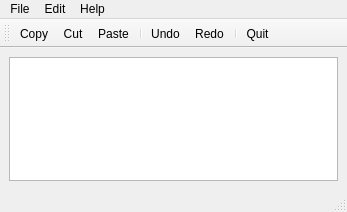
<?xml version="1.0" encoding="UTF-8"?>
<ui version="4.0">
 <class>MainWindow</class>
 <widget class="QMainWindow" name="MainWindow">
  <property name="geometry">
   <rect>
    <x>0</x>
    <y>0</y>
    <width>347</width>
    <height>212</height>
   </rect>
  </property>
  <property name="windowTitle">
   <string>MainWindow</string>
  </property>
  <widget class="QWidget" name="centralwidget">
   <layout class="QVBoxLayout" name="verticalLayout">
    <item>
     <widget class="QTextEdit" name="textEdit"/>
    </item>
   </layout>
  </widget>
  <widget class="QMenuBar" name="menubar">
   <property name="geometry">
    <rect>
     <x>0</x>
     <y>0</y>
     <width>347</width>
     <height>17</height>
    </rect>
   </property>
   <widget class="QMenu" name="menufile">
    <property name="title">
     <string>File</string>
    </property>
    <addaction name="actionCopy"/>
    <addaction name="actionQuit"/>
   </widget>
   <widget class="QMenu" name="menuEdit">
    <property name="title">
     <string>Edit</string>
    </property>
    <addaction name="actionCopy"/>
    <addaction name="separator"/>
    <addaction name="actionCut"/>
    <addaction name="actionPaste"/>
    <addaction name="separator"/>
    <addaction name="actionUndo"/>
    <addaction name="actionRedo"/>
   </widget>
   <widget class="QMenu" name="menuHelp">
    <property name="title">
     <string>Help</string>
    </property>
    <addaction name="actionAbout"/>
    <addaction name="actionAbout_Qt"/>
   </widget>
   <addaction name="menufile"/>
   <addaction name="menuEdit"/>
   <addaction name="menuHelp"/>
  </widget>
  <widget class="QStatusBar" name="statusbar"/>
  <widget class="QToolBar" name="toolBar">
   <property name="windowTitle">
    <string>toolBar</string>
   </property>
   <attribute name="toolBarArea">
    <enum>TopToolBarArea</enum>
   </attribute>
   <attribute name="toolBarBreak">
    <bool>false</bool>
   </attribute>
   <addaction name="actionCopy"/>
   <addaction name="actionCut"/>
   <addaction name="actionPaste"/>
   <addaction name="separator"/>
   <addaction name="actionUndo"/>
   <addaction name="actionRedo"/>
   <addaction name="separator"/>
   <addaction name="actionQuit"/>
  </widget>
  <action name="actionQuit">
   <property name="icon">
    <iconset resource="resource.qrc">
     <normaloff>:/images/quitIcon.png</normaloff>:/images/quitIcon.png</iconset>
   </property>
   <property name="text">
    <string>Quit</string>
   </property>
  </action>
  <action name="actionCopy">
   <property name="icon">
    <iconset resource="resource.qrc">
     <normaloff>:/images/copyIcon.png</normaloff>:/images/copyIcon.png</iconset>
   </property>
   <property name="text">
    <string>Copy</string>
   </property>
  </action>
  <action name="actionCut">
   <property name="icon">
    <iconset resource="resource.qrc">
     <normaloff>:/images/cutIcon.png</normaloff>:/images/cutIcon.png</iconset>
   </property>
   <property name="text">
    <string>Cut</string>
   </property>
  </action>
  <action name="actionPaste">
   <property name="icon">
    <iconset resource="resource.qrc">
     <normaloff>:/images/pasteIcon.png</normaloff>:/images/pasteIcon.png</iconset>
   </property>
   <property name="text">
    <string>Paste</string>
   </property>
  </action>
  <action name="actionUndo">
   <property name="icon">
    <iconset resource="resource.qrc">
     <normaloff>:/images/undoIcon.png</normaloff>:/images/undoIcon.png</iconset>
   </property>
   <property name="text">
    <string>Undo</string>
   </property>
  </action>
  <action name="actionRedo">
   <property name="icon">
    <iconset resource="resource.qrc">
     <normaloff>:/images/redoIcon.png</normaloff>:/images/redoIcon.png</iconset>
   </property>
   <property name="text">
    <string>Redo</string>
   </property>
  </action>
  <action name="actionAbout">
   <property name="icon">
    <iconset resource="resource.qrc">
     <normaloff>:/images/aboutIcon.png</normaloff>:/images/aboutIcon.png</iconset>
   </property>
   <property name="text">
    <string>About</string>
   </property>
  </action>
  <action name="actionAbout_Qt">
   <property name="icon">
    <iconset resource="resource.qrc">
     <normaloff>:/images/aboutQtIcon.png</normaloff>:/images/aboutQtIcon.png</iconset>
   </property>
   <property name="text">
    <string>About Qt</string>
   </property>
  </action>
 </widget>
 <resources>
  <include location="resource.qrc"/>
 </resources>
 <connections/>
</ui>
